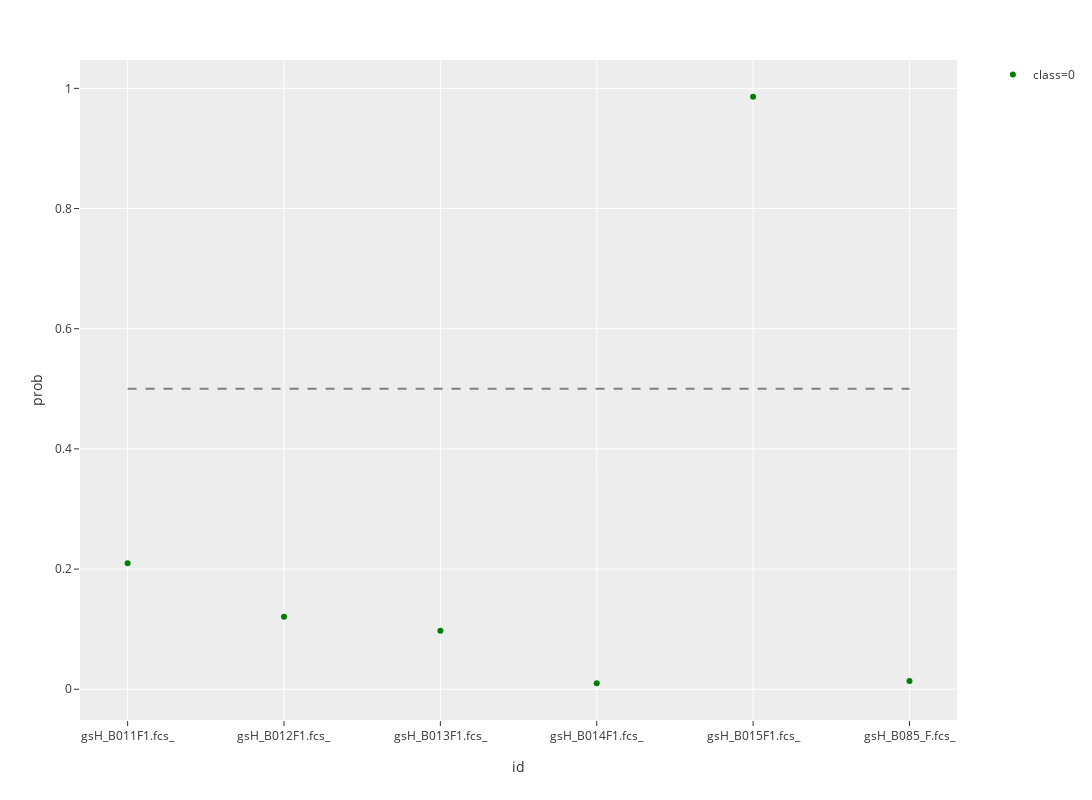

Notebook cell for this chart:
### Code cell
file_name = input("请输入原始数据的名称：")
data_path = 'C:/Users/pc/OneDrive/PLTTECH/Project/20191108肺癌分类/Rawdata/%s' % file_name + '.xlsx'
df = pd.read_excel(data_path)
df.head()

# 模型所用变量
selected_columns = ['id', 'Monocytes', 'Lymphocytes/CD3-/B cells ', 'Lymphocytes/CD3+/CD8+/CD28+', 'Lymphocytes/CD3+', 
                    'Lymphocytes/CD3+/CD4+', 'Lymphocytes/CD3+/CD8+/CD85j+', 'class']

# 模型系数
coefs = [0.178591269, 0.194473235, -0.186104567, -0.115413184, 0.144734416, -0.108111492]
intercept = 0.002980193

plot_df = lungCancerPrediction(df, file_name)

### Figure 1 — Plotly figure (JSON) as saved in the notebook; plotly's stock layout.template omitted (floating-point values rounded to 4 significant figures)
{"data": [{"hoverlabel": {"namelength": 0}, "hovertemplate": "class=0<br>id=%{x}<br>prob=%{y}", "legendgroup": "class=0", "marker": {"color": "green", "symbol": "circle"}, "mode": "markers", "name": "class=0", "showlegend": true, "type": "scatter", "x": ["gsH_B011F1.fcs_", "gsH_B012F1.fcs_", "gsH_B013F1.fcs_", "gsH_B014F1.fcs_", "gsH_B015F1.fcs_", "gsH_B085_F.fcs_"], "xaxis": "x", "y": [0.2096, 0.1206, 0.09722, 0.01, 0.986, 0.01383], "yaxis": "y"}, {"line": {"color": "grey", "dash": "dash"}, "mode": "lines", "showlegend": false, "type": "scatter", "x": ["gsH_B011F1.fcs_", "gsH_B085_F.fcs_"], "y": [0.5, 0.5]}], "layout": {"height": 800, "legend": {"tracegroupgap": 0}, "margin": {"t": 60}, "width": 1200, "xaxis": {"anchor": "y", "domain": [0, 0.98], "title": {"text": "id"}}, "yaxis": {"anchor": "x", "domain": [0, 1], "title": {"text": "prob"}}}}
